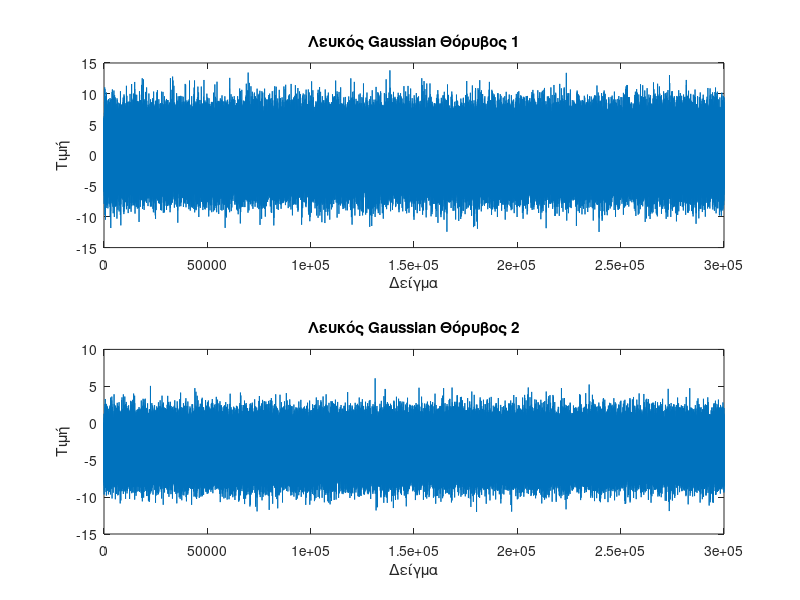

Reproduce this figure in MATLAB. (Note: this script raises an error after producing the figure.)
clear;
close all;

N = 300000; %Δείγματα

% Σήμα λευκού Gaussian θορύβου 1
mu1 = 0.5;
sigma1 = 3;
noise1 = sigma1 * randn(1, N) + mu1;

% Σήμα λευκού Gaussian θορύβου 2
mu2 = -3.5;
sigma2 = 2;
noise2 = sigma2 * randn(1, N) + mu2;

% Γράφημα θορύβων
figure;
subplot(2,1,1);
plot(noise1);
title('Λευκός Gaussian Θόρυβος 1');
xlabel('Δείγμα');
ylabel('Τιμή');
subplot(2,1,2);
plot(noise2);
title('Λευκός Gaussian Θόρυβος 2');
xlabel('Δείγμα');
ylabel('Τιμή');

saveas(gcf,'test.png') 

% Ιστογράμματα σημάτων
figure;
histogram(noise1, 20);
hold on;
histogram(noise2, 20);
title('Ιστόγραμμα Λευκών Gaussian Θορύβων');
xlabel('Τιμή');
ylabel('Συχνότητα');
legend('Θόρυβος 1', 'Θόρυβος 2');
grid on;
